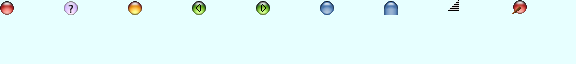
#> input picture themes.src/aero/gadget.png, 576 x 64 px
$ python -i make2.py   (imports and definitions only)
#> lines starting #> are read from the running program, lines starting #| are printed output that depends on the picture
### tools/mockups/sim.py
# pixel toolkit matching Simutrans' 16-bit renderer and BDF font handling (display/font.cc)
from PIL import Image
import os
HERE=os.path.dirname(os.path.abspath(__file__))
# screenshots (img/, hr/) and results (out/, out2/) live outside the repo: set MOCKUP_DIR
DATA=os.environ.get('MOCKUP_DIR', os.path.join(HERE,'data'))
# [4 lines left out: function q, not called in this run]
class Font:
    def __init__(s,path):
        s.g={}; fh=0; fd=0
        lines=open(path,encoding='latin-1').read().split('\n'); i=0
        while i<len(lines):
            L=lines[i]
            if L.startswith('FONTBOUNDINGBOX'):
                p=L.split(); fh=int(p[2]); fd=int(p[4])
            elif L.startswith('STARTCHAR'):
                enc=0; adv=-1; bbx=(0,0,0,0); rows=[]
                i+=1
                while not lines[i].startswith('ENDCHAR'):
                    M=lines[i]
                    if M.startswith('ENCODING'): enc=int(M.split()[1])
                    elif M.startswith('DWIDTH'): adv=int(M.split()[1])
                    elif M.startswith('BBX'): bbx=tuple(int(v) for v in M.split()[1:5])
                    elif M.startswith('BITMAP'):
                        w,h,xo,gd=bbx; top=fh+fd-h-gd
                        for y in range(top, min(h+top,fh+4)):
                            i+=1; hx=lines[i].strip()
                            data=int(hx[:2],16)<<8
                            if w>8 and len(hx)>=4: data|=int(hx[2:4],16)
                            data>>=xo
                            if y>=0:
                                for b in range(16):
                                    if data&(0x8000>>b): rows.append((b,y))
                    i+=1
                s.g[enc]=(adv if adv>=0 else bbx[0]+1, rows)
            i+=1
        s.h=fh
        s.g[32]=(max(3,min(fh//2,23)), [])
    def width(s,t):
        return sum(s.g.get(ord(ch),(8,[]))[0] for ch in t)
    # [15 lines left out: functions draw, ellipsis, not called in this run]
FONT=Font(os.path.join(HERE,'..','..','simutrans','font','cyr.bdf'))
LS=FONT.h
def box(im,x,y,w,h,col):
    if w<=0 or h<=0: return
    im.paste(q(col),(x,y,x+w,y+h))

### tools/mockups/make2.py
# Mockups on the owner's real Hranice na Moravě (save of 2026-11-08, game clock 10 May 1931 11:20).
# Bases: forktest snap/winsnap screenshots of the loaded save. Everything drawn here uses sim.py
# (the game's cyr.bdf, 16-bit colours) and the board code of make.py, checked against the real board.
import sys, os
sys.path.insert(0, os.path.dirname(os.path.abspath(__file__)))
from sim import *
import make as M
from hrdata import TRAIN_ROWS
import cards as C

# [1 line that did not run here, left out]
# [1 line that did not run here, left out]
# [1 line that did not run here, left out]
# [1 line not run here, left out]


def load(n):
    return Image.open(os.path.join(HR, n)).convert('RGB')


def save(im, n):
    im.save(os.path.join(OUT, n), optimize=True)


# ---------------------------------------------------------------------------------------------
# map labels: the game's marker tag (display_ddd_proportional_clip), plus a number box and an arrow

TAG_BG, TAG_LIGHT, TAG_DARK = 0x7396BD, 0x84AAB5, 0x4A6D7B
NUM_BG = 0x183C4A
NAME_COL = 0x10284A
SEP_COL = 0xD6EBF7
ARROW = '\x01'   # drawn, not a font glyph


# [75 lines left out: functions seg_width, draw_arrow, tag, label_segs, not called in this run]


class Placer:
    """labels of one view: a label that would cover an earlier one moves down a line"""
    def __init__(self, im):
        self.im = im
        self.rects = []

    # [7 lines left out: function put, not called in this run]


# ---------------------------------------------------------------------------------------------
# the station: tracks 7, 6, 3, 2 and the bus stands, numbers as on the owner's own markers

ST_ORG = (5562, 2855, 896, 544)


def origin(org, x, y):
    return org[2] + ((x - org[0]) - (y - org[1])) * 64, org[3] + ((x - org[0]) + (y - org[1])) * 32


TRACKS = [
    ('7', (5557, 2849), [(['Ex1', 'RJ'], 'Olomouc hlavní nádraží'), (['Ex4', 'LE'], 'Přerov'), (['R8'], 'Lipník nad Bečvou'), (['S3'], 'Bělotín')]),
    ('6', (5557, 2850), [(['Ex1', 'Ex4', 'RJ'], 'Ostrava-Svinov'), (['LE', 'R8'], 'Suchdol nad Odrou')]),
    ('3', (5557, 2853), [(['Ex2'], 'Lipník nad Bečvou'), (['M7'], 'Hranice na Moravě město')]),
    ('2', (5557, 2854), [(['Ex2'], 'Valašské Meziříčí')]),
]
STANDS = [
    ('11', (5557, 2856), [(['930'], 'Šromotovo náměstí'), (['930'], 'Bělotín, střed'), (['949'], 'Slávie'), (['949'], 'pošta')]),
    ('8', (5560, 2856), [(['535'], 'Slávie'), (['928'], 'ZZN')]),
    ('6', (5561, 2856), [(['532', '927'], 'Slávie'), (['538'], 'pošta'), (['927'], 'Starý Jičín, Dub, restaurace')]),
    ('5', (5562, 2856), [(['NAD'], 'Drahotuše, náměstí')]),
    ('12', (5556, 2857), [(['531'], 'třída 1.máje'), (['534'], 'ZZN'), (['539'], 'Slávie')]),
    ('13', (5557, 2858), [(['536'], 'Slávie'), (['537'], 'pošta')]),
    ('9', (5559, 2858), [(['929'], 'CTP zadní brána')]),
    ('7', (5560, 2858), [(['533'], 'ZZN'), (['950'], 'Šromotovo náměstí')]),
    ('1', (5563, 2858), [(['345'], 'Šromotovo náměstí'), (['521'], 'Slávie')]),
    ('15', (5562, 2860), [(['1'], 'Nová ulice'), (['1', '13'], 'Slávie'), (['1', '3', '7'], 'Kunz')]),
    ('14', (5563, 2860), [(['2', '5'], 'ZZN'), (['2', '3', '4', '6', '7'], 'Slávie'), (['8'], 'Máchova'), (['8', '13'], 'Nová ulice')]),
]
STATION_CROP = (250, 150, 1650, 850)


TRACK_DIR = {'Olomouc hlavní nádraží': 'W', 'Přerov': 'W', 'Lipník nad Bečvou': 'W', 'Bělotín': 'E', 'Ostrava-Svinov': 'E',
             'Suchdol nad Odrou': 'E', 'Hranice na Moravě město': 'E', 'Valašské Meziříčí': 'E'}


def cells_of(groups, dirs, default):
    return [dict(lines=l, name=n, dir=dirs.get(n, default)) for l, n in groups]


# [20 lines left out: function station_labels, not called in this run]


# next stop + destination (the stop's second form); destinations as on the owner's markers and boards
T_FULL = {
    '7': [([(['Ex1'], 'Praha hl.n.'), (['RJ'], 'Praha-Zahradní město')], 'Olomouc hlavní nádraží'), ([(['Ex4'], 'Wien Hbf, Budapest-Nyugati pu'), (['LE'], 'Praha hl.n.')], 'Přerov'),
          ([(['R8'], 'Brno-Královo Pole')], 'Lipník nad Bečvou'), ([(['S3'], 'Studénka')], 'Bělotín')],
    '6': [([(['Ex1'], 'Warszawa Wschodnia, Čadca'), (['Ex4'], 'Kraków Główny, Warszawa Wschodnia'), (['RJ'], 'Havířov, Čadca')], 'Ostrava-Svinov'),
          ([(['LE'], 'Bohumín, Warszawa Wschodnia'), (['R8'], 'Bohumín')], 'Suchdol nad Odrou')],
    '3': [([(['Ex2'], 'Praha hl.n.')], 'Lipník nad Bečvou'), ([(['M7'], 'Vsetín')], 'Hranice na Moravě město')],
    '2': [([(['Ex2'], 'Púchov')], 'Valašské Meziříčí')],
}
S_FULL = {
    '11': [([(['930'], 'Přerov')], 'Šromotovo náměstí'), ([(['930'], 'Opava, východ')], 'Bělotín, střed'), ([(['949'], 'Kelč')], 'Slávie'), ([(['949'], 'Dolní Těšice')], 'pošta')],
    '8': [([(['535'], 'Hustopeče n.B., Poruba')], 'Slávie'), ([(['928'], 'Spálov')], 'ZZN')],
    '6': [([(['532'], 'Radíkov'), (['927'], 'Kopřivnice, Alšova')], 'Slávie'), ([(['538'], 'Horní Újezd, točna')], 'pošta'), ([(['927'], 'Nový Jičín, aut.nádraží')], 'Starý Jičín, Dub, restaurace')],
    '5': [([(['NAD'], 'Lipník nad Bečvou')], None)],
    '12': [([(['531'], 'Středolesí')], 'třída 1.máje'), ([(['534'], 'Jindřichov')], 'ZZN'), ([(['539'], 'Soběchleby')], 'Slávie')],
    '13': [([(['536'], 'Hustopeče n.B., Vysoká')], 'Slávie'), ([(['537'], 'Všechovice')], 'pošta')],
    '9': [([(['929'], 'Odry')], None)],
    '7': [([(['533'], 'Potštát')], 'ZZN'), ([(['950'], 'Bystřice pod Hostýnem')], 'Šromotovo náměstí')],
    '1': [([(['345'], 'Olomouc, aut.nádraží')], 'Šromotovo náměstí'), ([(['521'], 'Lipník n.B.')], 'Slávie')],
    '15': [([(['1'], 'sport. areál')], 'Nová ulice'), ([(['1', '13'], 'Kaufland')], 'Slávie'), ([(['1'], 'Masarykovo nám.'), (['3', '7'], 'Kunz')], 'Kunz')],
    '14': [([(['2'], 'Teplice n.B.'), (['5'], 'Lhotka')], 'ZZN'), ([(['2'], 'Lhotka'), (['3'], 'Slavíč, škola'), (['4'], 'Albert hyp.'), (['6'], 'dům seniorů'), (['7'], 'Kunz')], 'Slávie'),
           ([(['8'], 'dům seniorů')], 'Máchova'), ([(['8'], 'Studentská'), (['13'], 'Slavíč, škola')], 'Nová ulice')],
}


def full_cells(groups, dirs, default, wrap=300):
    return [dict(pairs=p, name=n, dir=(dirs.get(n, default) if n else None), wrap=wrap) for p, n in groups]


# [15 lines left out: function station_full, not called in this run]


def table_rows(num):
    return [(TRACK_DIR.get(n, 'E'), n, p) for p, n in T_FULL[num]]


# [23 lines left out: function station_combined, not called in this run]


def station_today():
    return load('t_station.png').crop(STATION_CROP)


# ---------------------------------------------------------------------------------------------
# city stops south-west of the station

CITY_ORG = (5552, 2860, 896, 496)
CITY = [
    # tile, height offset in px (the stops lie lower than the centre tile), rows of (number, groups)
    ((5554, 2859), [('', [(['1', '2', '3', '4', '5', '6', '8', '13', '521', '532', '533', '534', '535', '536', '539', '927', '928', '949'], 'aut.st.')])]),
    ((5551, 2861), [('', [(['2', '3', '4', '6', '7', '521', '532', '535', '536', '539', '927'], 'třída 1.máje'), (['536', '949'], 'pošta'), (['1', '13'], 'Kaufland')])]),
    ((5552, 2857), [('', [(['533', '928'], 'Velká, rozcestí'), (['2', '5', '534'], 'Oseva')])]),
    ((5546, 2861), [('', [(['8'], 'Hviezdoslavova')]), ('', [(['8'], 'Slávie')])]),
]
CITY_CROP = (400, 170, 1620, 770)


CITY_CARDS = [
    # tile, travel direction, side of the card (screen offset from the stand), cells
    ((5551, 2861), 'W', (26, -34), [dict(lines=['2', '3', '4', '6', '7', '521', '532', '535', '536', '539', '927'], name='třída 1.máje', dir='W'),
                                    dict(lines=['536', '949'], name='pošta', dir='W'), dict(lines=['1', '13'], name='Kaufland', dir='S')]),
    ((5554, 2859), 'E', (-26, 30), [dict(lines=['1', '2', '3', '4', '5', '6', '8', '13', '521', '532', '533', '534', '535', '536', '539', '927', '928', '949'], name='aut.st.', dir='E')]),
    ((5552, 2857), 'W', (26, -34), [dict(lines=['533', '928'], name='Velká, rozcestí', dir='W'), dict(lines=['2', '5', '534'], name='Oseva', dir='N')]),
    ((5546, 2861), 'W', (26, -34), [dict(lines=['8'], name='Hviezdoslavova', dir='W')]),
    ((5546, 2861), 'E', (-26, 30), [dict(lines=['8'], name='Slávie', dir='E')]),
]


# [10 lines left out: function city_labels, not called in this run]


def city_today():
    return load('t_city.png').crop(CITY_CROP)


# ---------------------------------------------------------------------------------------------
# label forms side by side

# [60 lines left out: functions ground, label_forms, not called in this run]


# ---------------------------------------------------------------------------------------------
# windows

def big_window():
    return load('hr_haltbig0.png').crop((60, 40, 720, 600))


def board_trains(frame):
    win = big_window()
    rows = [dict(r) for r in TRAIN_ROWS]
    for r in rows:
        r['tstate'] = 'planned'
    rows[1]['tstate'] = 'confirmed'
    rows[2]['tstate'] = 'confirmed'
    rows[4]['tstate'] = 'changed'
    rows[4]['track'] = '3'
    rows[4]['was'] = '7'
    tmp = Image.new('RGB', (630, 600), (0, 0, 0))
    M.train_board(tmp, 0, 0, 630, rows, frame, with_track=True)
    win.paste(tmp.crop((0, 0, 630, 352)), (10, 198))
    return win


# [218 lines left out: functions board_buses, tabbar, inline_groups, platforms_tab, platform_window, convoy_bus and 2 more, not called in this run]


# [2 lines not run here, left out]

>>> import cv2
>>> picture = cv2.imread('../../themes.src/aero/gadget.png', cv2.IMREAD_GRAYSCALE)
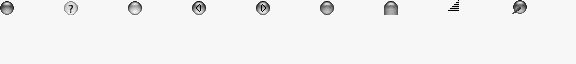
#> picture: shape (64, 576); min 0, max 247, mean 242.9
>>> result = board_trains(picture)
#> (the run stopped early here; a loop or call above may not have finished)
